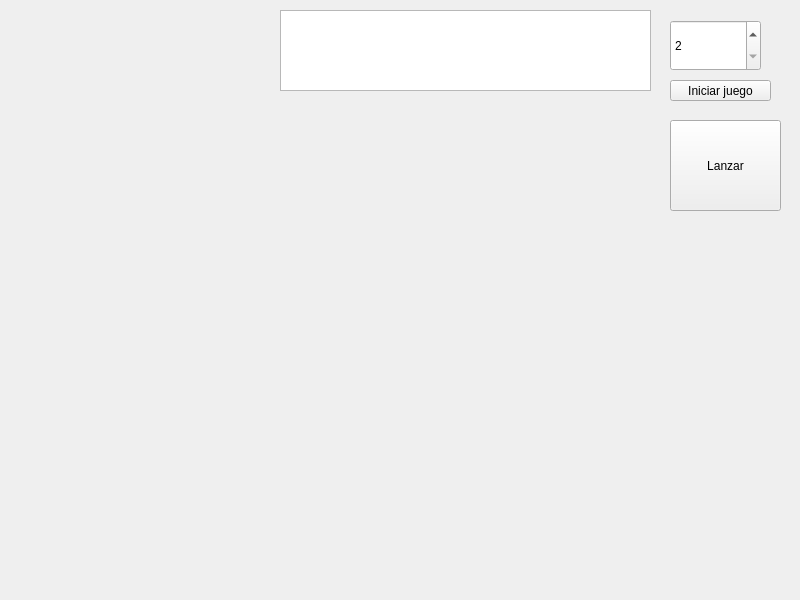
<?xml version="1.0" encoding="UTF-8"?>
<ui version="4.0">
 <class>Oca</class>
 <widget class="QMainWindow" name="Oca">
  <property name="geometry">
   <rect>
    <x>0</x>
    <y>0</y>
    <width>800</width>
    <height>600</height>
   </rect>
  </property>
  <property name="windowTitle">
   <string>MainWindow</string>
  </property>
  <widget class="QWidget" name="centralwidget">
   <widget class="QWidget" name="gridLayoutWidget">
    <property name="geometry">
     <rect>
      <x>20</x>
      <y>110</y>
      <width>631</width>
      <height>331</height>
     </rect>
    </property>
    <layout class="QGridLayout" name="tableroLayout"/>
   </widget>
   <widget class="QPushButton" name="dado">
    <property name="geometry">
     <rect>
      <x>670</x>
      <y>120</y>
      <width>111</width>
      <height>91</height>
     </rect>
    </property>
    <property name="text">
     <string>Lanzar</string>
    </property>
   </widget>
   <widget class="QTextEdit" name="informacion">
    <property name="geometry">
     <rect>
      <x>280</x>
      <y>10</y>
      <width>371</width>
      <height>81</height>
     </rect>
    </property>
    <property name="readOnly">
     <bool>true</bool>
    </property>
   </widget>
   <widget class="QSpinBox" name="spinBox">
    <property name="geometry">
     <rect>
      <x>670</x>
      <y>20</y>
      <width>91</width>
      <height>51</height>
     </rect>
    </property>
    <property name="minimum">
     <number>2</number>
    </property>
    <property name="maximum">
     <number>4</number>
    </property>
   </widget>
   <widget class="QPushButton" name="botonIniciar">
    <property name="geometry">
     <rect>
      <x>670</x>
      <y>80</y>
      <width>101</width>
      <height>21</height>
     </rect>
    </property>
    <property name="text">
     <string>Iniciar juego</string>
    </property>
   </widget>
   <widget class="QLabel" name="label">
    <property name="geometry">
     <rect>
      <x>220</x>
      <y>510</y>
      <width>800</width>
      <height>600</height>
     </rect>
    </property>
    <property name="text">
     <string>TextLabel</string>
    </property>
   </widget>
  </widget>
 </widget>
 <resources/>
 <connections/>
</ui>
